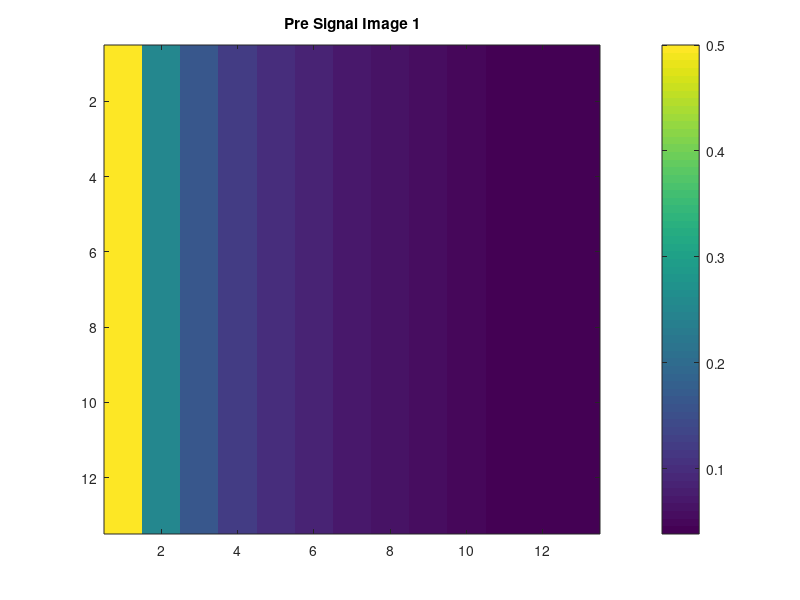
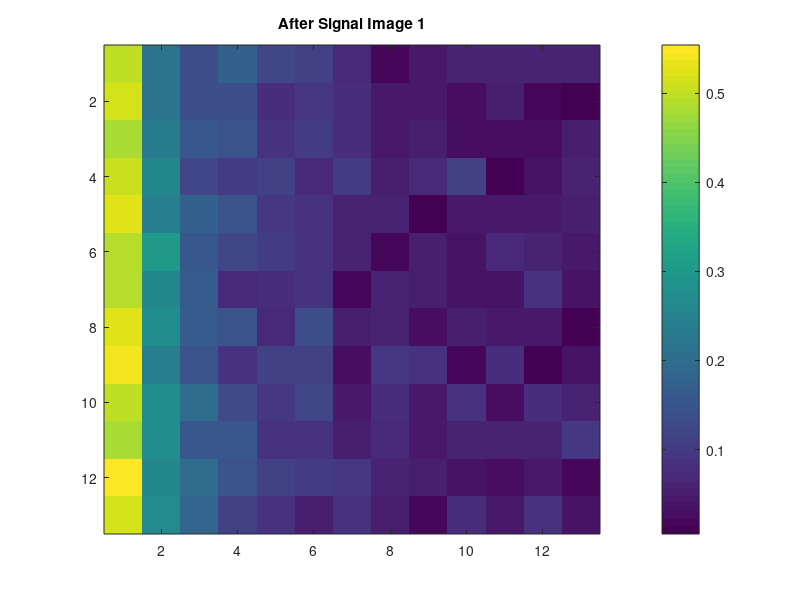
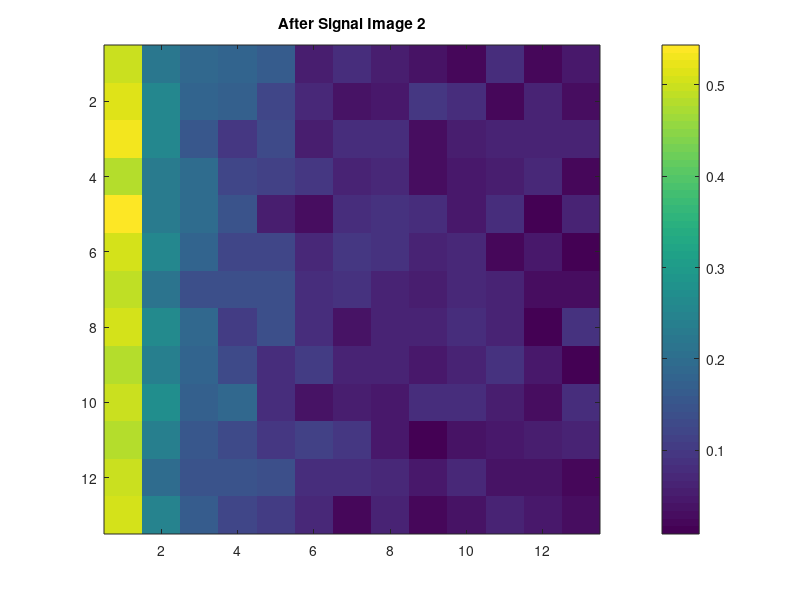
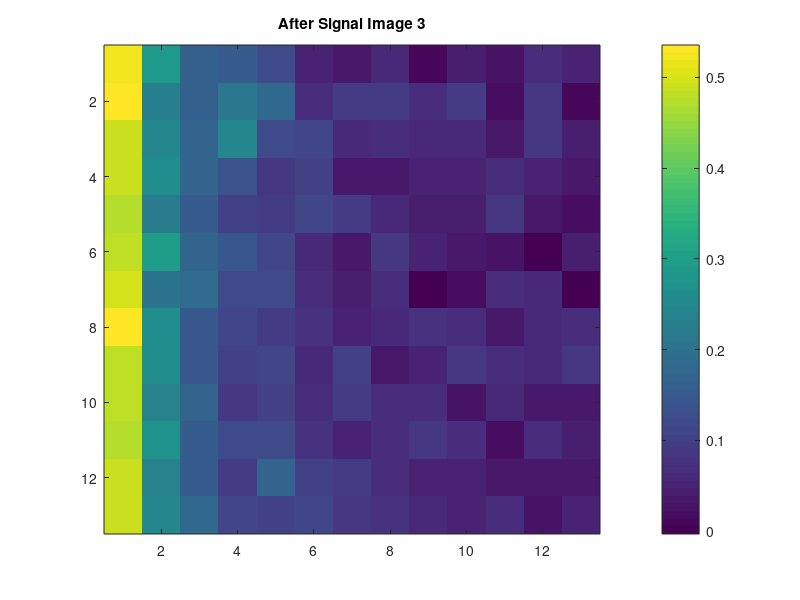

These charts were generated, in order, by the following MATLAB code: (Note: this script raises an error after producing the figures.)
close all;
clear all;
clc;

dur = 10;

imdim=13;
p=imdim^2;

mover=[.05 .05;.05 .05];

images(:,:,1)=zeros(imdim);

for i=1:imdim
    images(:,i,1)=10/i;
end
images(:,:,1)=images(:,:,1)/(max(max(images(:,:,1))))*.5;

for i=1:dur
    images(:,:,i)=images(:,:,1);
    if i==1
        figure(i)
        image(images(:,:,i),'CDataMapping','Scaled')
        colorbar
        title(horzcat(['Pre Signal Image ' num2str(i)]))
    end
end

for i=2:dur
    images(i-1:i,4:5,i)=images(i-1:i,4:5,i)+mover;
end

 for i=1:dur
    images(:,:,i)=imnoise(images(:,:,i),'gaussian',0,.0005);
    figure(i+1)
    image(images(:,:,i),'CDataMapping','Scaled')
    colorbar
    title(horzcat(['After Signal Image ' num2str(i)]))
 end

for i=1:dur
    X(i,:)=reshape(images(:,:,i),1,imdim^2);
end


[Ps, Pn, As, An, ssa_results] = ssa(X, dur-1,'equal_epochs',15);

S_hat=inv([As An])*X;

for i=1:dur
    frames(:,:,i)=reshape(S_hat(i,:),imdim,imdim);
end

for i=1:dur
    figure(dur+1+i)
    image(frames(:,:,i),'CDataMapping','Scaled')
    colorbar
    title('Reconstructed images')
end

psf=S_hat(10,:)/norm(S_hat(10,:));

for i=2:dur
    newimage=(eye(p)-psf'*psf)*X(2,:)';
end
blah=reshape(newimage,imdim,imdim);
figure()
image(blah,'CDataMapping','Scaled')
colorbar
